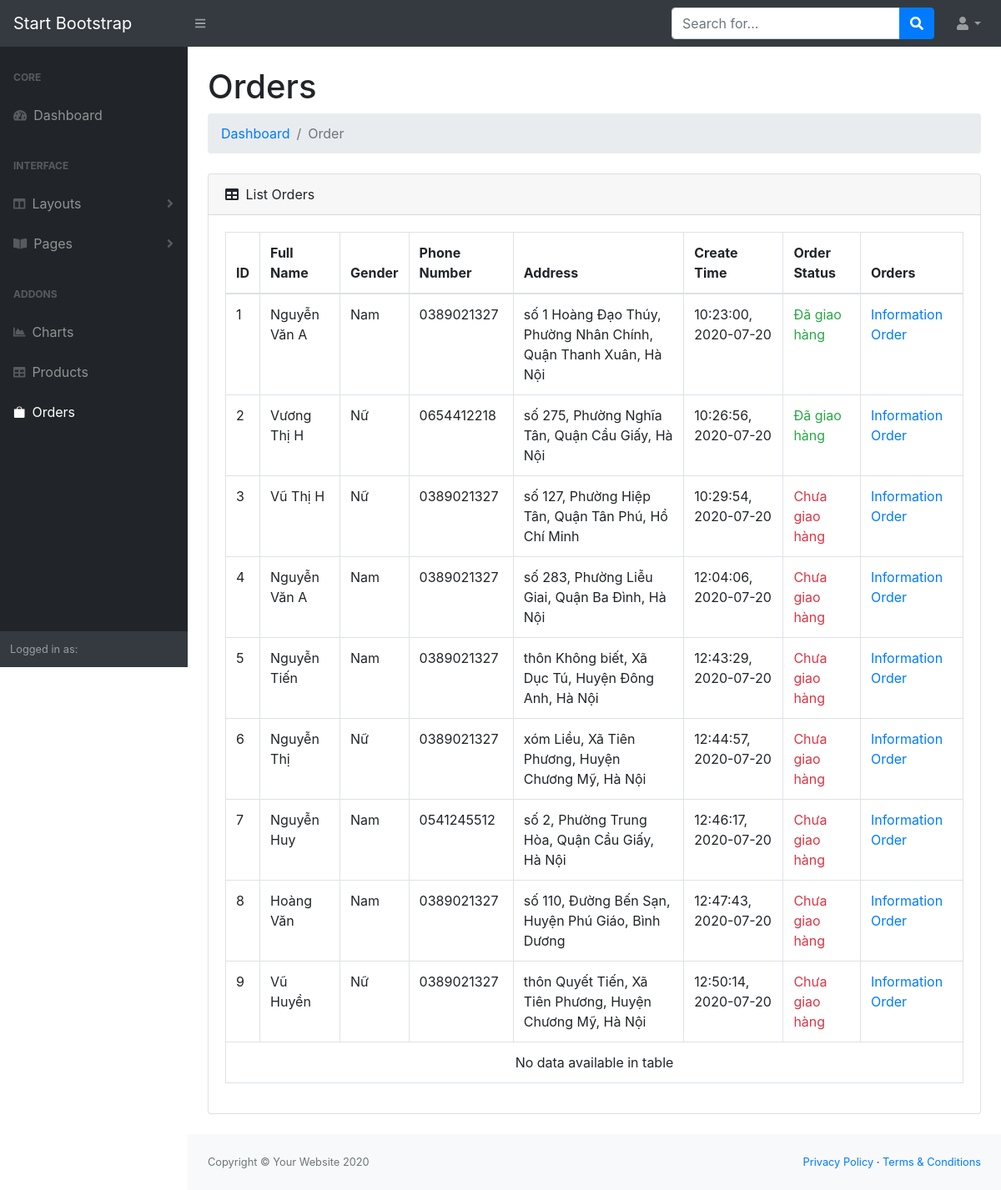
The app's page /login/admin/dist/orders.php with its own data.
### tables this page shows
CREATE TABLE `customer` (
  `CustomID` int(11) NOT NULL,
  `FullName` varchar(225) DEFAULT NULL,
  `Gender` varchar(10) DEFAULT NULL,
  `PhoneNumber` int(11) DEFAULT NULL,
  `Email` varchar(50) DEFAULT NULL,
  `Address` varchar(225) DEFAULT NULL,
  `NoteCart` varchar(225) NOT NULL,
  `TotalPay` int(11) NOT NULL,
  `CreateTime` varchar(225) NOT NULL,
  `Status` tinyint(1) NOT NULL
);

### libs/function.php (called while the page is built, shortened)
<?php
	global $conn;
	function info_orders(){
		global $conn;
		$sql = "SELECT * FROM customer";
		$query = mysqli_query($conn, $sql);
		$result = array();
		if($query) {
			while($row = mysqli_fetch_assoc($query)){
				$result[] = $row;
			}
		}
		return $result;
	}
?>

### login/admin/dist/orders.php (the view, shortened to what this page needs)
<?php
    require'../../../libs/function.php';
    $orders = info_orders();
?>
<!DOCTYPE html>
<html lang="en">
    <head>
        <link href="css/styles.css" rel="stylesheet" />
        <link href="https://cdn.datatables.net/1.10.20/css/dataTables.bootstrap4.min.css" rel="stylesheet" />
    </head>
    <body class="sb-nav-fixed">
        <nav class="sb-topnav navbar navbar-expand navbar-dark bg-dark">
            <a class="navbar-brand" href="index.html">Start Bootstrap</a>
            <button class="btn btn-link btn-sm order-1 order-lg-0" id="sidebarToggle" href="#"><i class="fas fa-bars"></i></button>
            <form class="d-none d-md-inline-block form-inline ml-auto mr-0 mr-md-3 my-2 my-md-0">
                <div class="input-group">
                    <input class="form-control" type="text" placeholder="Search for..." aria-label="Search" aria-describedby="basic-addon2" />
                    <div class="input-group-append">
                        <button class="btn btn-primary" type="button"><i class="fas fa-search"></i></button>
                    </div>
                </div>
            </form>
            <ul class="navbar-nav ml-auto ml-md-0">
                <li class="nav-item dropdown">
                    <a class="nav-link dropdown-toggle" id="userDropdown" href="#" role="button" data-toggle="dropdown" aria-haspopup="true" aria-expanded="false"><i class="fas fa-user fa-fw"></i></a>
                </li>
            </ul>
        </nav>
        <div id="layoutSidenav">
            <div id="layoutSidenav_nav">
                <nav class="sb-sidenav accordion sb-sidenav-dark" id="sidenavAccordion">
                    <div class="sb-sidenav-menu">
                        <div class="nav">
                            <div class="sb-sidenav-menu-heading">Core</div>
                            <a class="nav-link" href="index.php">
                                <div class="sb-nav-link-icon"><i class="fas fa-tachometer-alt"></i></div>
                                Dashboard
                            </a>
                            <div class="sb-sidenav-menu-heading">Interface</div>
                            <a class="nav-link collapsed" href="#" data-toggle="collapse" data-target="#collapseLayouts" aria-expanded="false" aria-controls="collapseLayouts">
                                <div class="sb-nav-link-icon"><i class="fas fa-columns"></i></div>
                                Layouts
                                <div class="sb-sidenav-collapse-arrow"><i class="fas fa-angle-down"></i></div>
                            </a>
                            <a class="nav-link collapsed" href="#" data-toggle="collapse" data-target="#collapsePages" aria-expanded="false" aria-controls="collapsePages">
                                <div class="sb-nav-link-icon"><i class="fas fa-book-open"></i></div>
                                Pages
                                <div class="sb-sidenav-collapse-arrow"><i class="fas fa-angle-down"></i></div>
                            </a>
                            <div class="sb-sidenav-menu-heading">Addons</div>
                            <a class="nav-link" href="charts.php">
                                <div class="sb-nav-link-icon"><i class="fas fa-chart-area"></i></div>
                                Charts
                            </a>
                            <a class="nav-link" href="tables.php">
                                <div class="sb-nav-link-icon"><i class="fas fa-table"></i></div>
                                Products
                            </a>
                            <a class="nav-link" href="orders.php">
                                <div class="sb-nav-link-icon" style="display: flex">
                                    <svg width="1em" height="1em" viewBox="0 0 16 16" class="bi bi-bag-fill" fill="currentColor" xmlns="http://www.w3.org/2000/svg">
                                        <path d="M1 4h14v10a2 2 0 0 1-2 2H3a2 2 0 0 1-2-2V4zm7-2.5A2.5 2.5 0 0 0 5.5 4h-1a3.5 3.5 0 1 1 7 0h-1A2.5 2.5 0 0 0 8 1.5z"/>
                                    </svg>
                                </div>
                               Orders
                            </a>
                        </div>
                    </div>
                    <div class="sb-sidenav-footer">
                        <div class="small">Logged in as:</div>
                    </div>
                </nav>
            </div>
            <div id="layoutSidenav_content">
                <main>
                    <div class="container-fluid">
                        <h1 class="mt-4">Orders</h1>
                        <ol class="breadcrumb mb-4">
                            <li class="breadcrumb-item"><a href="index.php">Dashboard</a></li>
                            <li class="breadcrumb-item active">Order</li>
                        </ol>
                        <div class="card mb-4">
                            <div class="card-header">
                                <i class="fas fa-table mr-1"></i>
                                List Orders
                            </div>
                            <div class="card-body">
                                <div class="table-responsive">
                                    <table class="table table-bordered" width="100%" cellspacing="0">
                                        <thead>
                                            <tr>
                                                <th>ID</th>
                                                <th>Full Name</th>
                                                <th>Gender</th>
                                                <th>Phone Number</th>
                                                <th>Address </th>
                                                <th>Create Time </th>
                                                <th>Order Status</th>
                                                <th>Orders</th>
                                            </tr>
                                        </thead>
                                        <tbody>
                                            <tr class="data-notnull">
                                                <?php
                                                    foreach ($orders as $data) {?>
                                                <td class="CustomID"><?php echo $data['CustomID']; ?></td>
                                                <td><?php echo $data['FullName']; ?></td>
                                                <td><?php echo $data['Gender']; ?></td>
                                                <td>0<?php echo $data['PhoneNumber']; ?></td>
                                                <td><?php echo $data['Address'] ?></td>
                                                <td><?php echo $data['CreateTime']; ?></td>
                                                <td><?php if($data['Status']==0){ echo "<div class='text-danger'>Chưa giao hàng</div>";}else echo "<div class='text-success'>Đã giao hàng</div>"; ?></td>
                                                <td><a href="info_orders.php?id=<?php echo $data['CustomID']; ?>">Information Order</a></td>
                                            </tr>
                                                <?php } ?>
                                            <tr>
                                                <td valign="top" colspan="10" class="dataTables_empty" style="text-align: center;">No data available in table</td>
                                            </tr>
                                        </tbody>
                                    </table>
                                </div>
                            </div>
                        </div>
                    </div>
                </main>
                <footer class="py-4 bg-light mt-auto">
                    <div class="container-fluid">
                        <div class="d-flex align-items-center justify-content-between small">
                            <div class="text-muted">Copyright &copy; Your Website 2020</div>
                            <div>
                                <a href="#">Privacy Policy</a>
                                &middot;
                                <a href="#">Terms &amp; Conditions</a>
                            </div>
                        </div>
                    </div>
                </footer>
            </div>
        </div>
    </body>
</html>

### records on screen
customer: CustomID "1", FullName "Nguyễn Văn A", Gender "Nam", PhoneNumber "389021327", Address "số 1 Hoàng Đạo Thúy, Phường Nhân Chính, Quận Thanh Xuân, Hà Nội", CreateTime "10:23:00, 2020-07-20", Status "Đã giao hàng"
customer: CustomID "2", FullName "Vương Thị H", Gender "Nữ", PhoneNumber "654412218", Address "số 275, Phường Nghĩa Tân, Quận Cầu Giấy, Hà Nội", CreateTime "10:26:56, 2020-07-20", Status "Đã giao hàng"
customer: CustomID "3", FullName "Vũ Thị H", Gender "Nữ", PhoneNumber "389021327", Address "số 127, Phường Hiệp Tân, Quận Tân Phú, Hồ Chí Minh", CreateTime "10:29:54, 2020-07-20", Status "Chưa giao hàng"
customer: CustomID "4", FullName "Nguyễn Văn A", Gender "Nam", PhoneNumber "389021327", Address "số 283, Phường Liễu Giai, Quận Ba Đình, Hà Nội", CreateTime "12:04:06, 2020-07-20", Status "Chưa giao hàng"
customer: CustomID "5", FullName "Nguyễn Tiến", Gender "Nam", PhoneNumber "389021327", Address "thôn Không biết, Xã Dục Tú, Huyện Đông Anh, Hà Nội", CreateTime "12:43:29, 2020-07-20", Status "Chưa giao hàng"
customer: CustomID "6", FullName "Nguyễn Thị", Gender "Nữ", PhoneNumber "389021327", Address "xóm Liều, Xã Tiên Phương, Huyện Chương Mỹ, Hà Nội", CreateTime "12:44:57, 2020-07-20", Status "Chưa giao hàng"
customer: CustomID "7", FullName "Nguyễn Huy", Gender "Nam", PhoneNumber "541245512", Address "số 2, Phường Trung Hòa, Quận Cầu Giấy, Hà Nội", CreateTime "12:46:17, 2020-07-20", Status "Chưa giao hàng"
customer: CustomID "8", FullName "Hoàng Văn", Gender "Nam", PhoneNumber "389021327", Address "số 110, Đường Bến Sạn, Huyện Phú Giáo, Bình Dương", CreateTime "12:47:43, 2020-07-20", Status "Chưa giao hàng"
customer: CustomID "9", FullName "Vũ Huyền", Gender "Nữ", PhoneNumber "389021327", Address "thôn Quyết Tiến, Xã Tiên Phương, Huyện Chương Mỹ, Hà Nội", CreateTime "12:50:14, 2020-07-20", Status "Chưa giao hàng"
